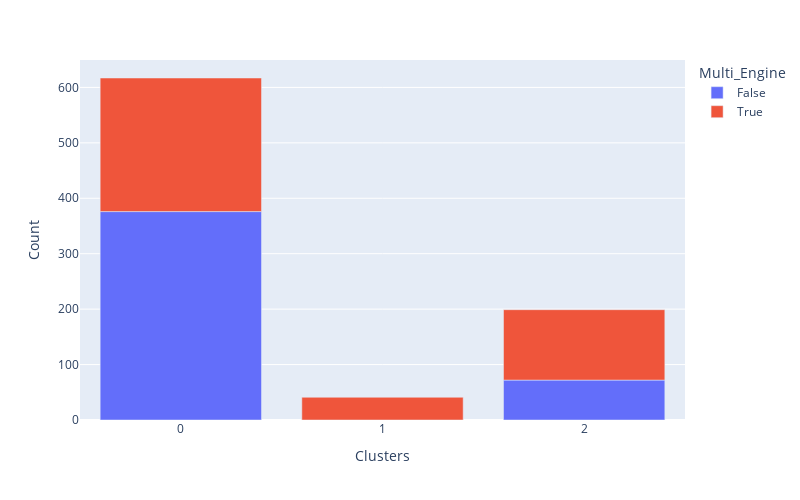
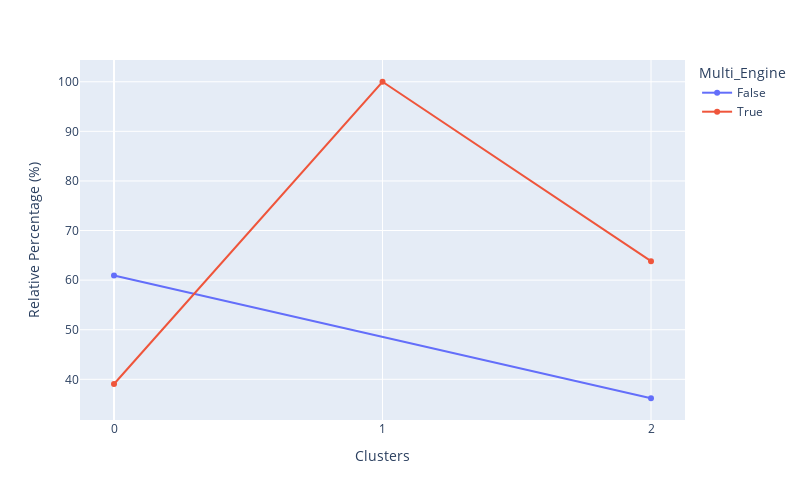

Notebook code for these charts, in order:
### Markdown cell above
### Clusters distribution across Multi Engine and Engine Type distributions & Relative Percentage of Multi Engine and Engine Type in each cluster

### Code cell
df_cluster_vs_multi_engine=  df_multi_engine.copy()
df_cluster_vs_multi_engine['Clusters'] = X['Clusters']
cluster_distribution_per_variable(df=df_cluster_vs_multi_engine, target='Multi_Engine')

### Figure 1 — Plotly figure (JSON) as saved in the notebook; plotly's stock layout.template omitted (floating-point values rounded to 4 significant figures)
{"data": [{"alignmentgroup": "True", "hovertemplate": "Multi_Engine=False<br>Clusters=%{x}<br>Count=%{y}<extra></extra>", "legendgroup": "False", "marker": {"color": "#636efa"}, "name": "False", "offsetgroup": "False", "orientation": "v", "showlegend": true, "textposition": "auto", "type": "bar", "x": [0, 2], "xaxis": "x", "y": [376, 72], "yaxis": "y"}, {"alignmentgroup": "True", "hovertemplate": "Multi_Engine=True<br>Clusters=%{x}<br>Count=%{y}<extra></extra>", "legendgroup": "True", "marker": {"color": "#EF553B"}, "name": "True", "offsetgroup": "True", "orientation": "v", "showlegend": true, "textposition": "auto", "type": "bar", "x": [0, 2, 1], "xaxis": "x", "y": [241, 127, 41], "yaxis": "y"}], "layout": {"barmode": "relative", "height": 500, "legend": {"title": {"text": "Multi_Engine"}, "tracegroupgap": 0}, "margin": {"t": 60}, "width": 800, "xaxis": {"anchor": "y", "domain": [0, 1], "tickmode": "array", "tickvals": [0, 2, 1], "title": {"text": "Clusters"}}, "yaxis": {"anchor": "x", "domain": [0, 1], "title": {"text": "Count"}}}}

### Figure 2 — Plotly figure (JSON) as saved in the notebook; plotly's stock layout.template omitted (floating-point values rounded to 4 significant figures)
{"data": [{"hovertemplate": "Multi_Engine=False<br>Clusters=%{x}<br>Relative Percentage (%)=%{y}<extra></extra>", "legendgroup": "False", "line": {"color": "#636efa", "dash": "solid"}, "mode": "markers+lines", "name": "False", "orientation": "v", "showlegend": true, "type": "scatter", "x": [0, 2], "xaxis": "x", "y": [60.94, 36.18], "yaxis": "y"}, {"hovertemplate": "Multi_Engine=True<br>Clusters=%{x}<br>Relative Percentage (%)=%{y}<extra></extra>", "legendgroup": "True", "line": {"color": "#EF553B", "dash": "solid"}, "mode": "markers+lines", "name": "True", "orientation": "v", "showlegend": true, "type": "scatter", "x": [0, 1, 2], "xaxis": "x", "y": [39.06, 100, 63.82], "yaxis": "y"}], "layout": {"height": 500, "legend": {"title": {"text": "Multi_Engine"}, "tracegroupgap": 0}, "margin": {"t": 60}, "width": 800, "xaxis": {"anchor": "y", "domain": [0, 1], "tickmode": "array", "tickvals": [0, 2, 1], "title": {"text": "Clusters"}}, "yaxis": {"anchor": "x", "domain": [0, 1], "title": {"text": "Relative Percentage (%)"}}}}
